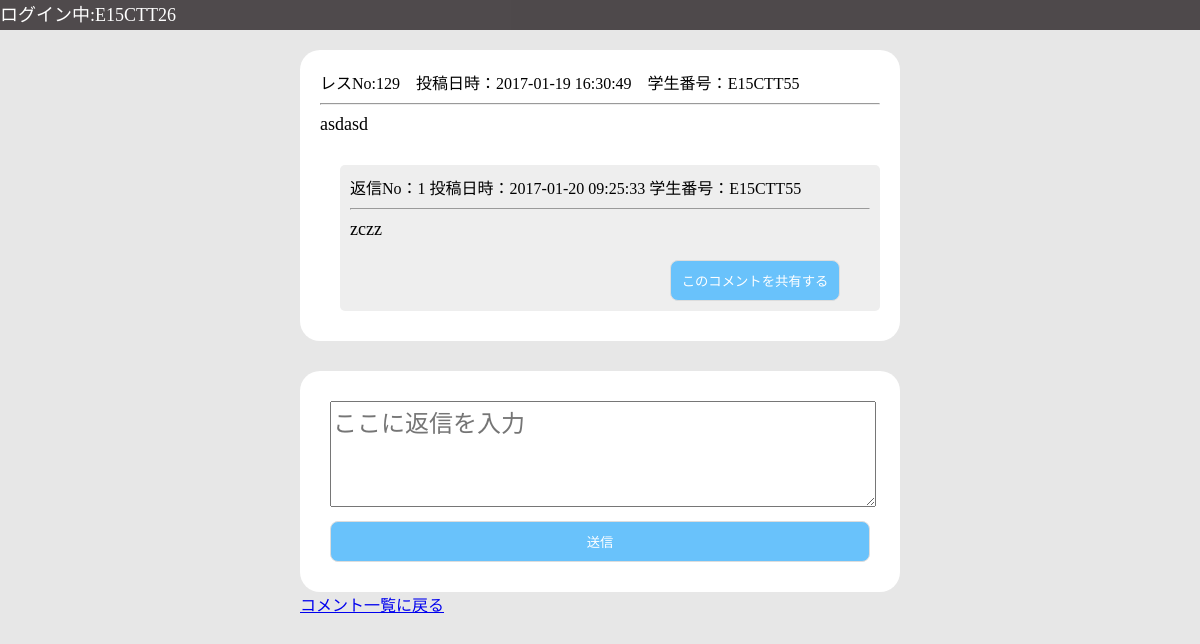
The page /replyBoard.php?content_id=129 (signed in) on the database its author committed.
### tables this page shows
CREATE TABLE textcontent (content_id INTEGER PRIMARY KEY,contentData VARCHAR,date VARCHAR,personalData VARCHAR);

CREATE TABLE returntextdb (returnContent_id INTEGER PRIMARY KEY,textContent_id INTEGER,returnContent VARCHAR,date VARCHAR,personalData VARCHAR);

### tool.php (called while the page is built, shortened)
<?php
function DBconnect(){
  try{
    $dsn = __DIR__;
    $dsn = preg_replace('/\\\/u','/',$dsn);
    $dsn .= '/test.sqlite3';
    $connect = new PDO("sqlite:".$dsn);
    $connect->setAttribute(PDO::ATTR_DEFAULT_FETCH_MODE, PDO::FETCH_ASSOC);
    }catch(Exception $e){
      echo "通信エラーが発生しました<br>";
      return null;
    }
	return $connect;
}
function searchReturnComment($content_id){
	$conn = DBconnect();
  try{
	$data = $conn->query("SELECT returnContent_id,returnContent,date,personalData FROM returntextDB WHERE textContent_id = $content_id");
}catch(Exception $e){
return null;
}
	return $data;
}
function titleView($content_id){
	$conn = DBconnect();
  try{
	$data = $conn->query("SELECT content_id,contentData,date,personalData FROM textcontent WHERE Content_id = $content_id");
  }catch(Exception $e){
    return null;
  }
	return $data;
}
?>

### replyBoard.php (the view, shortened to what this page needs)
<?php
require "tool.php";
?>
<!DOCTYPE html>
<html>
<head>
  <link href="./CSS/replyBoardMobile.css" rel="stylesheet" type="text/css" media="screen and (max-width:480px)" >
  <link href="./CSS/replyBoard.css" rel="stylesheet" type="text/css" media="screen and (min-width: 481px)" >
</head>
<body>
<header>
  <nav class="navFlex">
    <?php
    echo "<span>ログイン中:".$_SESSION["userID"]."</span>";
      ?>
  </nav>
</header>
<div id="wrapper">
  <div class="timeLineWrapper">
    <div class="content">
        <div class="accountInfo">
      <?php
          $data = titleView($_GET["content_id"]);
          if($data !== null){
          foreach ($data as $r) {
            echo 'レスNo:'.$r["content_id"].'　投稿日時：'.$r["date"].'　学生番号：'.$r["personalData"];
          ?>
        </div>
          <hr>
        <div class="textContent">
          <?php
          echo $r["contentData"];
        }
      }
      ?>
        </div>
  <?php
      $data = searchReturnComment($_GET["content_id"]);
      if($data !== null){
      $i = 1;
      foreach ($data as $r) {
        echo '<div class="reply">';
          echo '<div class="accountInfo">';
            echo  '返信No：'.$i.' 投稿日時：'.$r["date"].' 学生番号：'.$r["personalData"];
          echo '</div>';
          echo '<hr>';
          echo '<div class="textContent">';
            echo $r["returnContent"];
          echo '</div>';
          echo '<div class="share">';
            echo '<form action="ReTweetController.php" method="post">';
              echo '<input type="submit" class="shareButton" value="このコメントを共有する" />';
            echo '</form>';
          echo '</div>';
        echo '</div>';
        $i++;
      }
    }
  ?>
    </div>
    <div class="typeText">
        <ul>
          <li>
            <textarea class="inputForm" name="rTypeBoard" placeholder="ここに返信を入力"></textarea>
          </li>
          <li>
            <input type="button" class="sendText" onclick='sendReply(<?php echo $_GET["content_id"]; ?>)' value="送信"/>
          </li>
        </ul>
  </div>
  <a href="board.php">コメント一覧に戻る</a>
</div>
</div>
</body>
</html>

### CSS/replyBoardMobile.css (style rules this page uses)
body { margin-left: auto; margin-right: auto; background-color: rgb(231, 231, 231); max-width: 100%; }
header { height: 30px; background-color: rgba(52, 46, 49, 0.85); color: white; font-size: 16px; position: fixed; width: 100%; top:0px; }
.navFlex { color: white; }
#wrapper { width: auto; }
.timeLineWrapper { width: auto; margin-top: 50px; margin-left: auto; margin-right: auto; }
.typeText { margin-top: 50px; margin-left: 10px; margin-right: 10px; background-color: white; border-radius: 20px; border: none; padding-top: 30px; padding-bottom: 30px; }
.typeText ul { padding: 0; width: 90%; margin: auto; }
.typeText ul li { list-style: none; width: 100%; }
.typeText ul li textarea { margin: auto; }
.sendText { background: rgb(105, 194, 251); border: 1px solid #DDD; border-radius: 8px; -moz-border-radius: 8px; -webkit-border-radius: 8px; color: white; width: 100px; padding: 10px 0; margin-right: 20px; margin-top: 10px; width: 100%; }
.inputForm { width: 100%; height: 60px; font-size: 18px; resize: vertical; }
.content { padding: 20px; margin-top: 15px; background-color: white; border-radius: 10px; border: none; font-size: 18px; margin-left: 15px; margin-right: 15px; }
.share form { padding-right: 10px; text-align: right; }
.textContent:before { content: "\A" ; }
.accountInfo { font-size: 16px; }
.reply { padding: 10px 0px 10px 10px; margin-left: 20px; margin-top: 30px; margin-bottom: 10px; background-color: rgb(238, 238, 238); border-radius: 5px; word-wrap:break-all; }
.textContent { margin-bottom: 20px; word-wrap:break-word; word-break: break-word; }
.shareButton { background: rgb(105, 194, 251); border: 1px solid #DDD; border-radius: 8px; -moz-border-radius: 8px; -webkit-border-radius: 8px; color: white; padding: 10px 0; margin-right: 20px; margin-top: 10px; width: 150px; }

### CSS/replyBoard.css (style rules this page uses)
body { margin-left: auto; margin-right: auto; background-color: rgb(231, 231, 231); }
header { height: 30px; background-color: rgba(52, 46, 49, 0.85); color: white; font-size: 18px; position: fixed; width: 100%; top:0px; }
.navFlex { color: white; }
#wrapper { width: 100%; }
.timeLineWrapper { width: 50%; margin-top: 10px; margin-left: auto; margin-right: auto; }
.timeLineWrapper:before { content: ""; display: inline-block; border: 30px solid transparent; border-right-color: #000; position: absolute; left: -60px; top: 7%; margin-top: -9px; }
.typeText { margin-top: 30px; background-color: white; border-radius: 20px; border: none; padding-top: 30px; padding-bottom: 30px; }
.typeText ul { padding: 0; width: 90%; margin: auto; }
.typeText ul li { list-style: none; width: 100%; }
.typeText ul li textarea { margin: auto; }
.inputForm { width:100%; height: 100px; font-size: 24px; resize: vertical; }
.content { padding: 20px; margin-top: 50px; background-color: white; border-radius: 20px; font-size: 18px; }
.accountInfo { font-size: 16px; }
.sendText { background: rgb(105, 194, 251); border: 1px solid #DDD; border-radius: 8px; -moz-border-radius: 8px; -webkit-border-radius: 8px; color: white; padding: 10px 0; margin-right: 20px; margin-top: 10px; width: 100%; }
.reply { padding: 10px; margin-left: 20px; margin-top: 30px; margin-bottom: 10px; background-color: rgb(238, 238, 238); border-radius: 5px; }
.textContent:before { content: "\A" ; }
.share::before { content: "\A"; }
.textContent { word-wrap:break-word; word-break: break-word; }
.share form { padding-top: 10px; padding-right: 10px; text-align: right; }
.shareButton { background: rgb(105, 194, 251); border: 1px solid #DDD; border-radius: 8px; -moz-border-radius: 8px; -webkit-border-radius: 8px; color: white; width: 170px; padding: 10px 0; margin-right: 20px; margin-top: 10px; }

### rows shown on the page
textcontent: content_id "129", date "2017-01-19 16:30:49", personalData "E15CTT55", contentData "asdasd"
returntextdb: date "2017-01-20 09:25:33", personalData "E15CTT55", returnContent "zczz"

### other values the page prints
$_SESSION["userID"] "E15CTT26"
